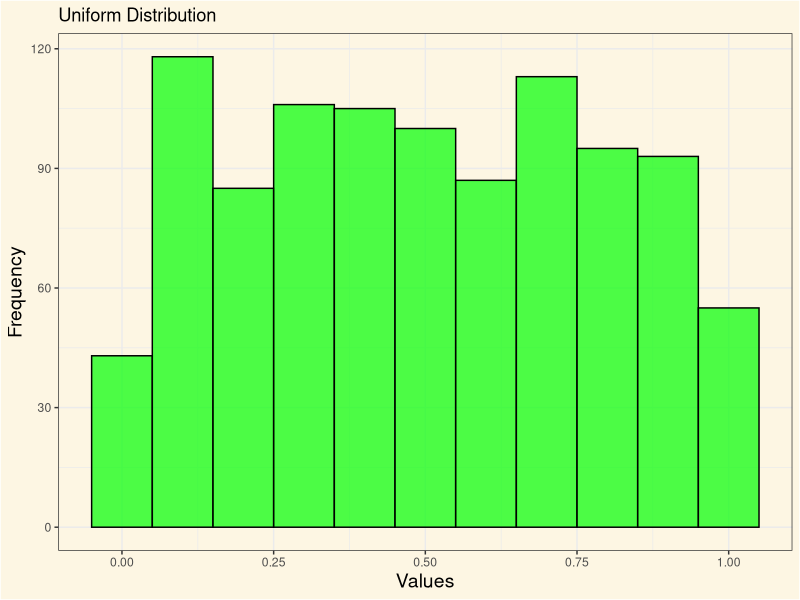
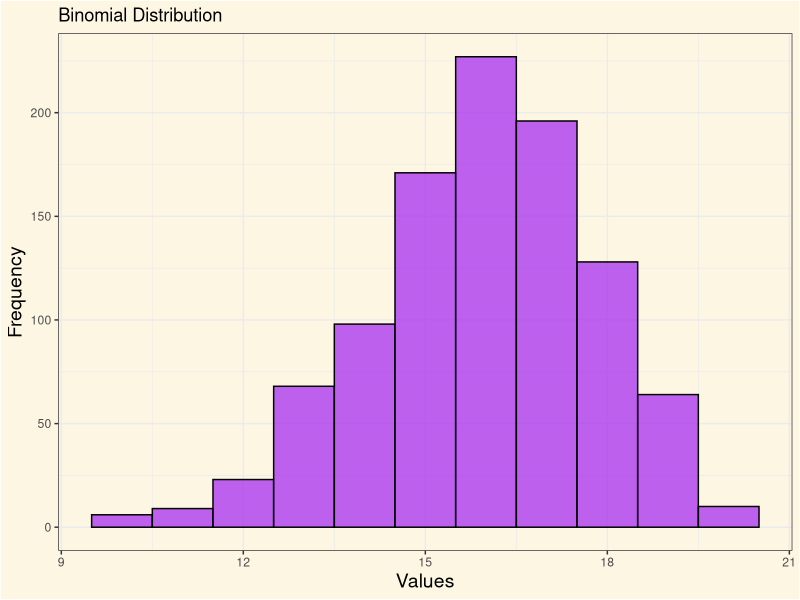
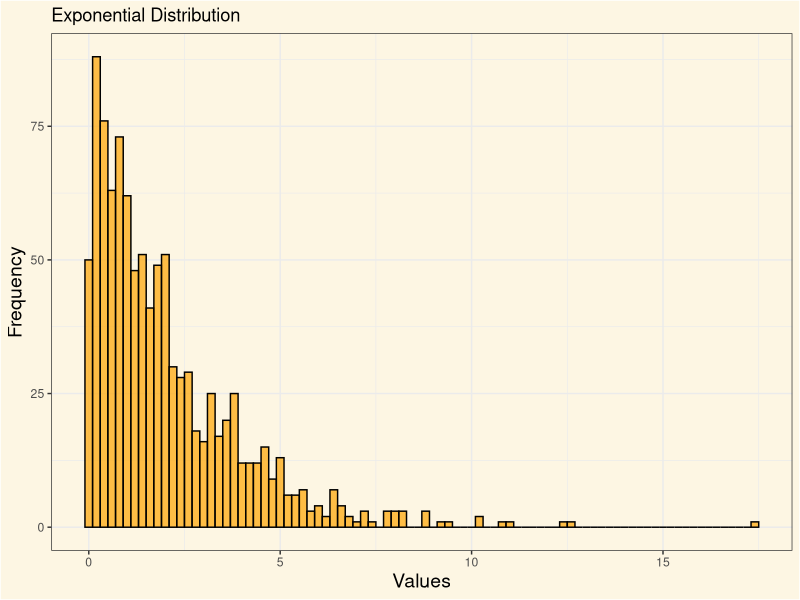
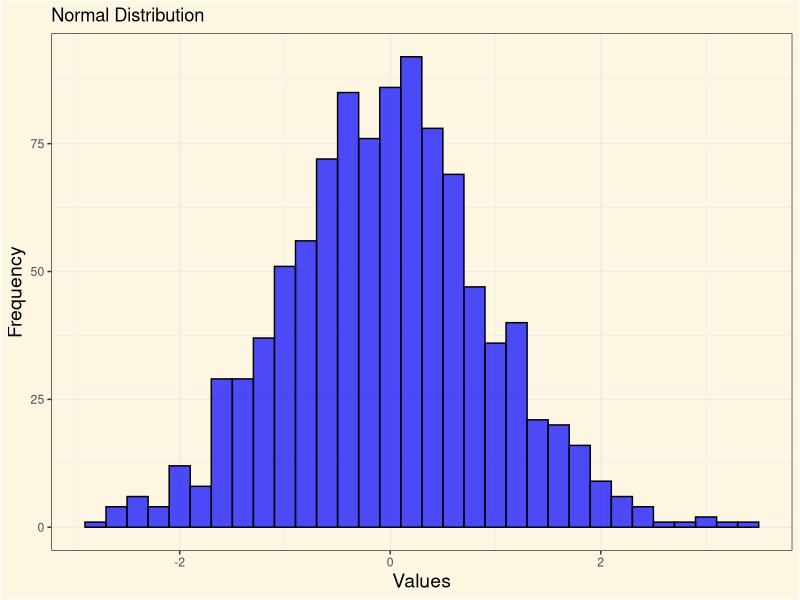
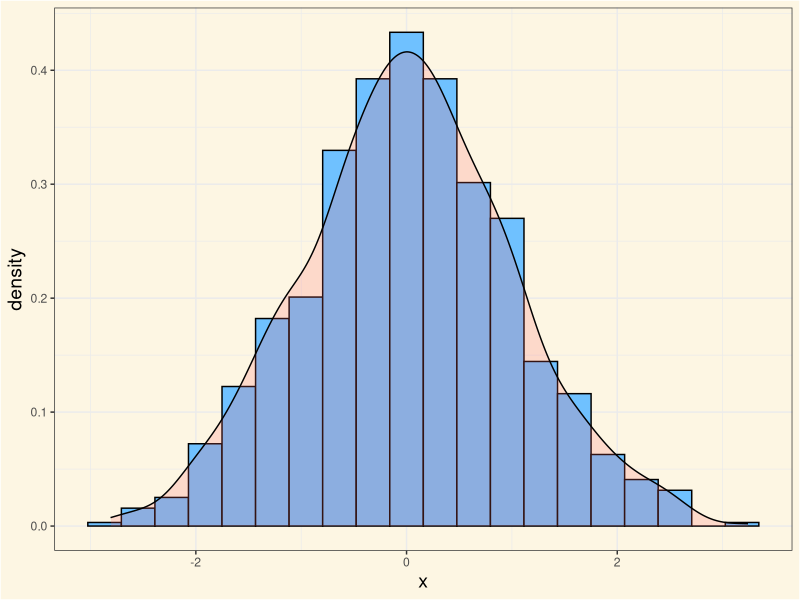

Here is the R script that generated these plots, in order:
## ---- chunk 1
#| label: theme-set
#| eval: true
library(tidyverse)
library(palmerpenguins)

simple_theme <- theme_bw() +
    theme(
        plot.background = element_rect(fill = "#FDF6E3"),
        panel.background = element_rect(fill = "#FDF6E3"),
        legend.background = element_rect(fill = "#FDF6E3"),
        legend.position = "top",
        axis.title = element_text(size = 14)
    )

theme_set(simple_theme)
## ---- chunk 2
#| eval: true
library(palmerpenguins)
## ---- chunk 3
#| echo: true
new_mean <- function(x){sum(x)/length(x)}
## ---- chunk 4
#| label: sample_mean
#| echo: true
#| eval: true
#| fig-align: center
new_mean(penguins$year)
## ---- chunk 5
#| label: mean
#| echo: true
#| eval: true
#| fig-align: center
mean(penguins$year, na.rm=TRUE)
## ---- chunk 6
#| label: new-median-function
#| echo: true
#| eval: true
#| fig-align: center

new_median <- function(x) {
  if(length(x) %% 2 != 0){ #<1>
   (sort(x)[length(x)/2] + sort(x)[(length(x)/2)+1])/2 #<2> 
      } else{
       sort(x)[ceiling(length(x)/2)] #<3>
    }
   }
## ---- chunk 7
#| label: new-median
#| echo: true
#| eval: true
#| fig-align: center
new_median(penguins$body_mass_g)
## ---- chunk 8
#| label: median
#| echo: true
#| eval: true
#| fig-align: center
median(penguins$body_mass_g, na.rm = TRUE)
## ---- chunk 9
#| label: variance
#| echo: true
#| eval: true
#| fig-align: center
var(penguins$body_mass_g, na.rm=TRUE)
## ---- chunk 10
#| label: sd
#| echo: true
#| eval: true
#| fig-align: center
sd(penguins$body_mass_g, na.rm=TRUE)
## ---- chunk 11
#| label: cv-function
#| echo: true
#| eval: true
#| fig-align: center
cv <- function(x, na.rm=TRUE){(sd(x, na.rm=TRUE)/mean(x, na.rm=TRUE))*100}
## ---- chunk 12
#| label: cv
#| echo: true
#| eval: true
#| fig-align: center
cv(penguins$body_mass_g, na.rm=TRUE)
## ---- chunk 13
#| echo: true
library(dplyr)
## ---- chunk 14
#| label: summary-01
#| echo: true
#| eval: true
#| fig-align: center
#| output-location: default
penguins |>
    group_by(species)
## ---- chunk 15
#| label: summary-02
#| echo: true
#| eval: true
#| fig-align: center
#| output-location: default
penguins |>
    group_by(species) |>
    summarise(
        mean_body_mass_g = mean(body_mass_g, na.rm = TRUE)
        )
## ---- chunk 16
#| label: summary-03
#| echo: true
#| eval: true
#| fig-align: center
#| output-location: default
penguins |>
    group_by(species) |>
    summarise(
        mean_body_mass_g = mean(body_mass_g, na.rm = TRUE),
        variance_body_mass_g = var(body_mass_g, na.rm = TRUE)
        )

## ---- chunk 17
#| label: summary-04
#| echo: true
#| eval: true
#| fig-align: center
#| output-location: default
penguins |>
    group_by(species) |>
    summarise(
        mean_body_mass_g = mean(body_mass_g, na.rm = TRUE),
        variance_body_mass_g = var(body_mass_g, na.rm = TRUE),
        std_dev_body_mass_g = sd(body_mass_g, na.rm = TRUE)
        )
## ---- chunk 18
#| label: summary-05
#| echo: true
#| eval: true
#| fig-align: center
#| output-location: default
penguins |>
    group_by(species) |>
    summarise(
        mean_body_mass_g = mean(body_mass_g, na.rm = TRUE),
        variance_body_mass_g = var(body_mass_g, na.rm = TRUE),
        std_dev_body_mass_g = sd(body_mass_g, na.rm = TRUE),
        cv_body_mass_g = cv(body_mass_g, na.rm = TRUE)
        )
## ---- chunk 19
#| label: dist01
#| echo: true
#| output-location: column-fragment

dfuniform <- runif(1000, min = 0, max = 1)

ggplot(data.frame(x = dfuniform), aes(x)) +
  geom_histogram(
    binwidth = 0.1, 
    fill = "green", 
    color = "black", 
    alpha = 0.7
  ) +
  labs(
    title = "Uniform Distribution",
    x = "Values",
    y = "Frequency"
  )
## ---- chunk 20
#| label: dist03
#| echo: true
#| output-location: column-fragment

dfbin <- rbinom(1000, size = 20, prob = 0.8)

ggplot(data.frame(x = dfbin), aes(x)) +
  geom_histogram(
    binwidth = 1, 
    fill = "purple", 
    color = "black", 
    alpha = 0.7
  ) +
  labs(
    title = "Binomial Distribution",
    x = "Values",
    y = "Frequency"
  )
## ---- chunk 21
#| label: dist02
#| echo: true
#| output-location: column-fragment
dfexp <- rexp(1000, rate = 0.5)

ggplot(data.frame(x = dfexp), aes(x)) +
  geom_histogram(
    binwidth = 0.2,
    fill = "orange", 
    color = "black", 
    alpha = 0.7
  ) +
  labs(
    title = "Exponential Distribution",
    x = "Values",
    y = "Frequency"
  )
## ---- chunk 22
#| label: dist04
#| echo: true
#| output-location: column-fragment

dfnormal <- rnorm(1000, mean = 0, sd = 1)

ggplot(data.frame(x = dfnormal), aes(x)) +
  geom_histogram(
    binwidth = 0.2, 
    fill = "blue", 
    color = "black", 
    alpha = 0.7
  ) +
  labs(
    title = "Normal Distribution",
    x = "Values",
    y = "Frequency"
  )
## ---- chunk 23
#| label: 03-density
#| echo: true
#| eval: true
#| fig-align: center
#| code-fold: true
#| include: false
set.seed(123)

normal  <-  data.frame(x = rnorm(1000, 0,1))

ggplot(normal, aes(x = x)) +
  geom_histogram(aes(y = after_stat(density)), color = "black", fill = "#6FC1FF", bins = 20) +
  geom_density(alpha=.2, fill="#FF6666") 
## ---- chunk 24
#| label: pnorm
#| echo: true
#| eval: true
#| fig-align: center
#| output-location: fragment
pnorm(40, mean = 38.8, sd = 2.6)
